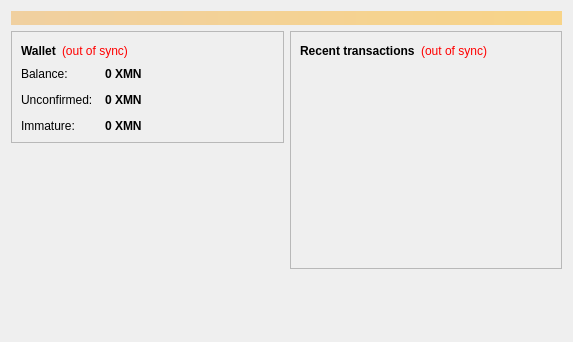
<?xml version="1.0" encoding="UTF-8"?>
<ui version="4.0">
 <class>OverviewPage</class>
 <widget class="QWidget" name="OverviewPage">
  <property name="geometry">
   <rect>
    <x>0</x>
    <y>0</y>
    <width>573</width>
    <height>342</height>
   </rect>
  </property>
  <property name="windowTitle">
   <string>Form</string>
  </property>
  <layout class="QVBoxLayout" name="topLayout">
   <item>
    <widget class="QLabel" name="labelAlerts">
     <property name="visible">
      <bool>false</bool>
     </property>
     <property name="styleSheet">
      <string notr="true">background-color: qlineargradient(x1: 0, y1: 0, x2: 1, y2: 0, stop:0 #F0D0A0, stop:1 #F8D488); color:#000000;</string>
     </property>
     <property name="wordWrap">
      <bool>true</bool>
     </property>
     <property name="margin">
      <number>3</number>
     </property>
    </widget>
   </item>
   <item>
    <layout class="QHBoxLayout" name="horizontalLayout" stretch="1,1">
     <item>
      <layout class="QVBoxLayout" name="verticalLayout_2">
       <item>
        <widget class="QFrame" name="frame">
         <property name="frameShape">
          <enum>QFrame::StyledPanel</enum>
         </property>
         <property name="frameShadow">
          <enum>QFrame::Raised</enum>
         </property>
         <layout class="QVBoxLayout" name="verticalLayout_4">
          <item>
           <layout class="QHBoxLayout" name="horizontalLayout_4">
            <item>
             <widget class="QLabel" name="label_5">
              <property name="font">
               <font>
                <weight>75</weight>
                <bold>true</bold>
               </font>
              </property>
              <property name="text">
               <string>Wallet</string>
              </property>
             </widget>
            </item>
            <item>
             <widget class="QLabel" name="labelWalletStatus">
              <property name="toolTip">
               <string>The displayed information may be out of date. Your wallet automatically synchronizes with the nxcoin network after a connection is established, but this process has not completed yet.</string>
              </property>
              <property name="styleSheet">
               <string notr="true">QLabel { color: red; }</string>
              </property>
              <property name="text">
               <string notr="true">(out of sync)</string>
              </property>
              <property name="alignment">
               <set>Qt::AlignLeading|Qt::AlignLeft|Qt::AlignVCenter</set>
              </property>
             </widget>
            </item>
            <item>
             <spacer name="horizontalSpacer_2">
              <property name="orientation">
               <enum>Qt::Horizontal</enum>
              </property>
              <property name="sizeHint" stdset="0">
               <size>
                <width>40</width>
                <height>20</height>
               </size>
              </property>
             </spacer>
            </item>
           </layout>
          </item>
          <item>
           <layout class="QFormLayout" name="formLayout_2">
            <property name="fieldGrowthPolicy">
             <enum>QFormLayout::AllNonFixedFieldsGrow</enum>
            </property>
            <property name="horizontalSpacing">
             <number>12</number>
            </property>
            <property name="verticalSpacing">
             <number>12</number>
            </property>
            <item row="0" column="0">
             <widget class="QLabel" name="label">
              <property name="text">
               <string>Balance:</string>
              </property>
             </widget>
            </item>
            <item row="0" column="1">
             <widget class="QLabel" name="labelBalance">
              <property name="font">
               <font>
                <weight>75</weight>
                <bold>true</bold>
               </font>
              </property>
              <property name="cursor">
               <cursorShape>IBeamCursor</cursorShape>
              </property>
              <property name="toolTip">
               <string>Your current balance</string>
              </property>
              <property name="text">
               <string notr="true">0 XMN</string>
              </property>
              <property name="textInteractionFlags">
               <set>Qt::LinksAccessibleByMouse|Qt::TextSelectableByKeyboard|Qt::TextSelectableByMouse</set>
              </property>
             </widget>
            </item>
            <item row="1" column="0">
             <widget class="QLabel" name="label_3">
              <property name="text">
               <string>Unconfirmed:</string>
              </property>
             </widget>
            </item>
            <item row="1" column="1">
             <widget class="QLabel" name="labelUnconfirmed">
              <property name="font">
               <font>
                <weight>75</weight>
                <bold>true</bold>
               </font>
              </property>
              <property name="cursor">
               <cursorShape>IBeamCursor</cursorShape>
              </property>
              <property name="toolTip">
               <string>Total of transactions that have yet to be confirmed, and do not yet count toward the current balance</string>
              </property>
              <property name="text">
               <string notr="true">0 XMN</string>
              </property>
              <property name="textInteractionFlags">
               <set>Qt::LinksAccessibleByMouse|Qt::TextSelectableByKeyboard|Qt::TextSelectableByMouse</set>
              </property>
             </widget>
            </item>
            <item row="2" column="0">
             <widget class="QLabel" name="labelImmatureText">
              <property name="text">
               <string>Immature:</string>
              </property>
             </widget>
            </item>
            <item row="2" column="1">
             <widget class="QLabel" name="labelImmature">
              <property name="font">
               <font>
                <weight>75</weight>
                <bold>true</bold>
               </font>
              </property>
              <property name="toolTip">
               <string>Mined balance that has not yet matured</string>
              </property>
              <property name="text">
               <string notr="true">0 XMN</string>
              </property>
              <property name="textInteractionFlags">
               <set>Qt::LinksAccessibleByMouse|Qt::TextSelectableByKeyboard|Qt::TextSelectableByMouse</set>
              </property>
             </widget>
            </item>
           </layout>
          </item>
         </layout>
        </widget>
       </item>
       <item>
        <spacer name="verticalSpacer">
         <property name="orientation">
          <enum>Qt::Vertical</enum>
         </property>
         <property name="sizeHint" stdset="0">
          <size>
           <width>20</width>
           <height>40</height>
          </size>
         </property>
        </spacer>
       </item>
      </layout>
     </item>
     <item>
      <layout class="QVBoxLayout" name="verticalLayout_3">
       <item>
        <widget class="QFrame" name="frame_2">
         <property name="frameShape">
          <enum>QFrame::StyledPanel</enum>
         </property>
         <property name="frameShadow">
          <enum>QFrame::Raised</enum>
         </property>
         <layout class="QVBoxLayout" name="verticalLayout">
          <item>
           <layout class="QHBoxLayout" name="horizontalLayout_2">
            <item>
             <widget class="QLabel" name="label_4">
              <property name="text">
               <string>&lt;b&gt;Recent transactions&lt;/b&gt;</string>
              </property>
             </widget>
            </item>
            <item>
             <widget class="QLabel" name="labelTransactionsStatus">
              <property name="toolTip">
               <string>The displayed information may be out of date. Your wallet automatically synchronizes with the nxcoin network after a connection is established, but this process has not completed yet.</string>
              </property>
              <property name="styleSheet">
               <string notr="true">QLabel { color: red; }</string>
              </property>
              <property name="text">
               <string notr="true">(out of sync)</string>
              </property>
              <property name="alignment">
               <set>Qt::AlignRight|Qt::AlignTrailing|Qt::AlignVCenter</set>
              </property>
             </widget>
            </item>
            <item>
             <spacer name="horizontalSpacer">
              <property name="orientation">
               <enum>Qt::Horizontal</enum>
              </property>
              <property name="sizeHint" stdset="0">
               <size>
                <width>40</width>
                <height>20</height>
               </size>
              </property>
             </spacer>
            </item>
           </layout>
          </item>
          <item>
           <widget class="QListView" name="listTransactions">
            <property name="styleSheet">
             <string notr="true">QListView { background: transparent; }</string>
            </property>
            <property name="frameShape">
             <enum>QFrame::NoFrame</enum>
            </property>
            <property name="verticalScrollBarPolicy">
             <enum>Qt::ScrollBarAlwaysOff</enum>
            </property>
            <property name="horizontalScrollBarPolicy">
             <enum>Qt::ScrollBarAlwaysOff</enum>
            </property>
            <property name="selectionMode">
             <enum>QAbstractItemView::NoSelection</enum>
            </property>
           </widget>
          </item>
         </layout>
        </widget>
       </item>
       <item>
        <spacer name="verticalSpacer_2">
         <property name="orientation">
          <enum>Qt::Vertical</enum>
         </property>
         <property name="sizeHint" stdset="0">
          <size>
           <width>20</width>
           <height>40</height>
          </size>
         </property>
        </spacer>
       </item>
      </layout>
     </item>
    </layout>
   </item>
  </layout>
 </widget>
 <resources/>
 <connections/>
</ui>
